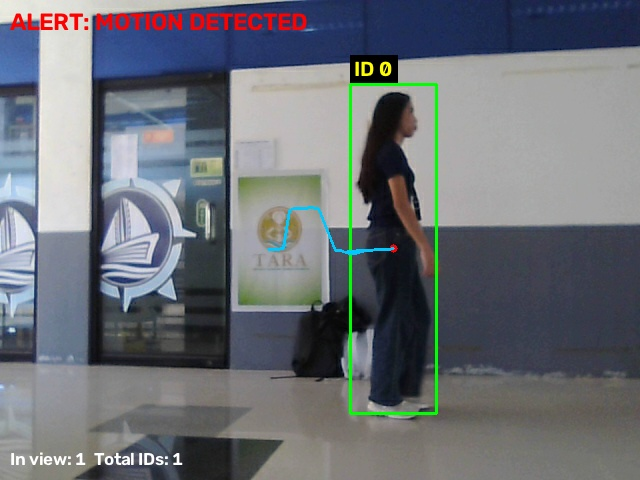
#> input picture captures/alert_20261019_102133.jpg, 640 x 480 px, given in place of the camera
$ python main.py
#> lines starting #> are read from the running program, lines starting #| are printed output that depends on the picture; after the words box and inside, x2 and y2 are one past the last pixel; in counts of white or black regions, pixels touching at a corner belong together
"""
Motion-Triggered Security Monitor with Multi-Object Tracking
CSC 126 Computer Vision - Midterm Project

Techniques used:
  a. Image Operations   - resize, Gaussian blur, morphological opening/dilation
  b. Image Segmentation - MOG2 background subtraction + binary thresholding
  e. Motion & Tracking  - contours, bounding boxes, centroid tracker (IDs + trails)

Controls: press 'q' to quit, 's' to save a screenshot.
"""
import os
import time
import datetime
from collections import OrderedDict

import cv2
import numpy as np

# ---------------- Configuration (tune these during testing) ----------------
SOURCE = 0           # 0 = webcam, or a path like "samples/test.mp4"
FRAME_W, FRAME_H = 640, 480
WARMUP_FRAMES = 30         # frames used to learn the background
MIN_AREA = 3000           # ignore moving blobs smaller than this (noise)
MAX_MISSING = 40           # frames an object may vanish before its ID is dropped
MAX_DISTANCE = 120         # max pixels an object may move between frames
TRAIL_LENGTH = 30          # number of past positions drawn as a trail
SNAPSHOT_COOLDOWN = 3      # seconds between saved alert snapshots


class CentroidTracker:
    """Tracks objects by matching centroids between consecutive frames."""

    def __init__(self, max_missing=MAX_MISSING, max_distance=MAX_DISTANCE):
        self.next_id = 0
        self.objects = OrderedDict()   # id -> (cx, cy)
        self.missing = {}              # id -> consecutive frames not seen
        self.trails = {}               # id -> list of past centroids
        self.max_missing = max_missing
        self.max_distance = max_distance

    # [60 lines left out: functions register, deregister, update, not called in this run]


def open_source(source):
    """Open a webcam (DirectShow on Windows) or a video file."""
#> in main, frame is the input picture: shape (480, 640, 3); mean B, G, R 118.3, 112.5, 108.5
    if isinstance(source, int):
        return cv2.VideoCapture(source, cv2.CAP_DSHOW)
    return cv2.VideoCapture(source)


def preprocess(frame):
    """Topic a: resize and blur the frame to reduce noise."""
    frame = cv2.resize(frame, (FRAME_W, FRAME_H))
    blurred = cv2.GaussianBlur(frame, (9, 9), 0)
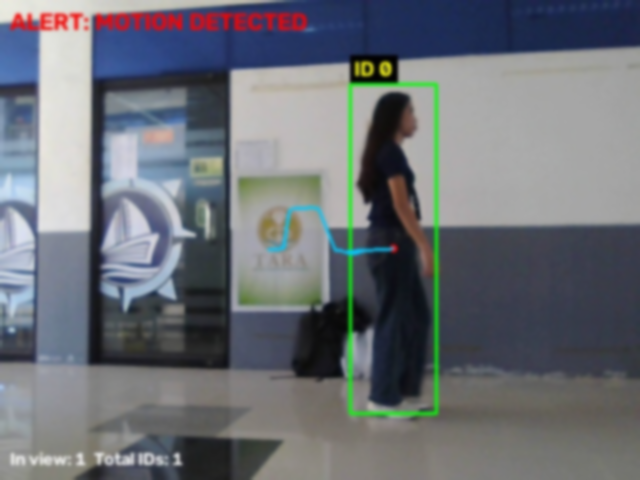
#> blurred: shape (480, 640, 3); mean B, G, R 118.3, 112.4, 108.5
    return frame, blurred


def segment_motion(bg_subtractor, blurred, kernel):
    """Topic b: background subtraction, thresholding, and morphology."""
    mask = bg_subtractor.apply(blurred)
#> mask: shape (480, 640); every value is 127
    _, mask = cv2.threshold(mask, 200, 255, cv2.THRESH_BINARY)  # removes shadows (gray)
#> mask: shape (480, 640); every value is 0
    mask = cv2.morphologyEx(mask, cv2.MORPH_OPEN, kernel)       # remove specks
    mask = cv2.dilate(mask, kernel, iterations=4)               # fill holes
    return mask


# [61 lines left out: functions find_objects, merge_boxes, draw_results, not called in this run]


def main(source=SOURCE):
    cap = open_source(source)
    if not cap.isOpened():
        print("Error: cannot open video source:", source)
        return

    bg_subtractor = cv2.createBackgroundSubtractorMOG2(history=500, varThreshold=100)
    kernel = cv2.getStructuringElement(cv2.MORPH_ELLIPSE, (5, 5))
    tracker = CentroidTracker()
    os.makedirs("captures", exist_ok=True)
    os.makedirs("screenshots", exist_ok=True)

    frame_count, last_save, prev_time = 0, 0, time.time()

    while True:
        ok, frame = cap.read()
        if not ok:
            break                              # end of video or camera error
        frame_count += 1

        frame, blurred = preprocess(frame)
        mask = segment_motion(bg_subtractor, blurred, kernel)
        boxes = []

        if frame_count <= WARMUP_FRAMES:
            cv2.putText(frame, "Calibrating background...", (10, 30),
                        cv2.FONT_HERSHEY_SIMPLEX, 0.8, (0, 255, 255), 2)
        else:
            boxes = merge_boxes(find_objects(mask))
            centroids = [(x + w // 2, y + h // 2) for (x, y, w, h) in boxes]
            tracker.update(centroids)
            draw_results(frame, boxes, tracker)

            if boxes:                          # alert + snapshot
                cv2.putText(frame, "ALERT: MOTION DETECTED", (10, 30),
                            cv2.FONT_HERSHEY_SIMPLEX, 0.8, (0, 0, 255), 2)
                if time.time() - last_save > SNAPSHOT_COOLDOWN:
                    stamp = datetime.datetime.now().strftime("%Y%m%d_%H%M%S")
                    cv2.imwrite(f"captures/alert_{stamp}.jpg", frame)
                    last_save = time.time()

        # Status bar: FPS, objects in view, total unique objects tracked
        now = time.time()
        fps = 1.0 / max(now - prev_time, 1e-6)
        prev_time = now
        active = sum(1 for m in tracker.missing.values() if m == 0)
        cv2.putText(frame, f"FPS: {fps:.0f}  In view: {active}  Total IDs: {tracker.next_id}",
                    (10, FRAME_H - 15), cv2.FONT_HERSHEY_SIMPLEX, 0.6, (255, 255, 255), 2)
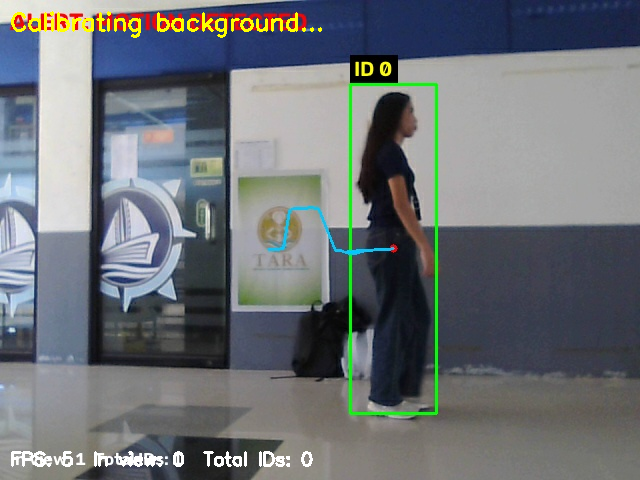
#> frame: shape (480, 640, 3); mean B, G, R 118.4, 114.4, 109.9

        # Side-by-side display: processed frame | motion mask
        mask_bgr = cv2.cvtColor(mask, cv2.COLOR_GRAY2BGR)
#> mask_bgr: shape (480, 640, 3); every value is 0
        cv2.putText(mask_bgr, "Motion Mask", (10, 30),
                    cv2.FONT_HERSHEY_SIMPLEX, 0.8, (255, 255, 255), 2)
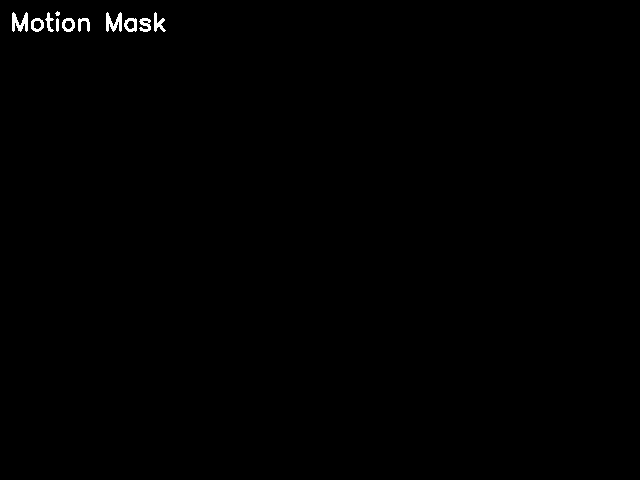
#> mask_bgr: shape (480, 640, 3); 0.37% white; 11 white regions (1 under 20 px), largest, box (x1, y1, x2, y2) and area: (12, 12, 28, 32) 194, (106, 12, 122, 32) 191, (154, 12, 166, 32) 115
        combined = np.hstack((frame, mask_bgr))
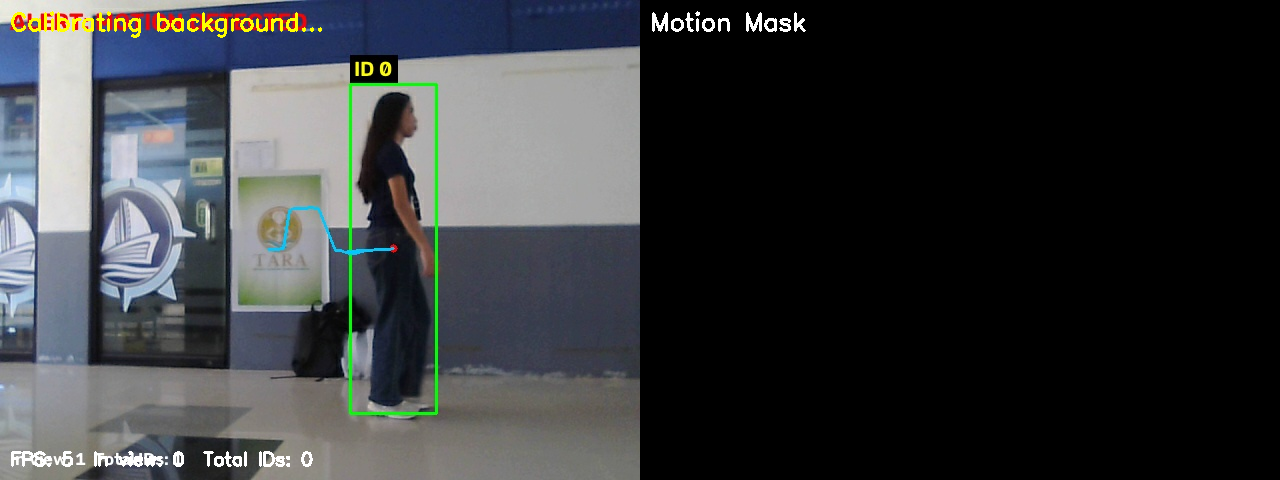
#> combined: shape (480, 1280, 3); mean B, G, R 59.7, 57.7, 55.4
        cv2.imshow("Motion & Object Tracking", combined)

        key = cv2.waitKey(1) & 0xFF
#> (key q is pressed here)
        if key == ord("q"):
            break
        if key == ord("s"):
            stamp = datetime.datetime.now().strftime("%Y%m%d_%H%M%S")
            cv2.imwrite(f"screenshots/shot_{stamp}.png", combined)
            print("Saved screenshot", stamp)

    cap.release()
    cv2.destroyAllWindows()


if __name__ == "__main__":
    main()

$ run again, on captures/alert_20261019_102531.jpg
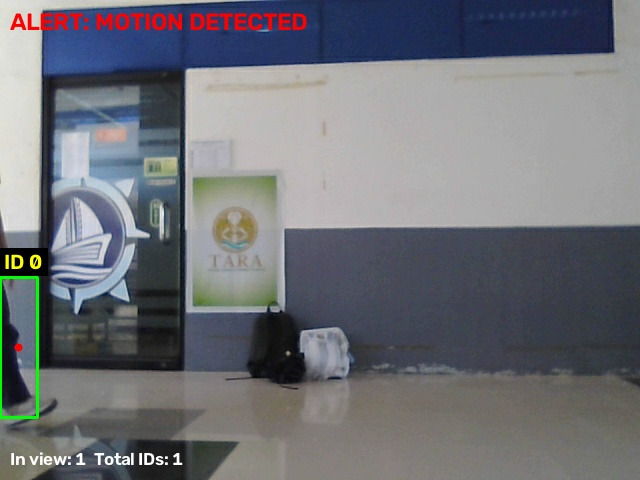
#> input picture captures/alert_20261019_102531.jpg, 640 x 480 px, given in place of the camera
#> in main, frame is the input picture: shape (480, 640, 3); mean B, G, R 119.2, 113.5, 111.7
#> in preprocess, `blurred = cv2.GaussianBlur(frame, (9, 9), 0)`:
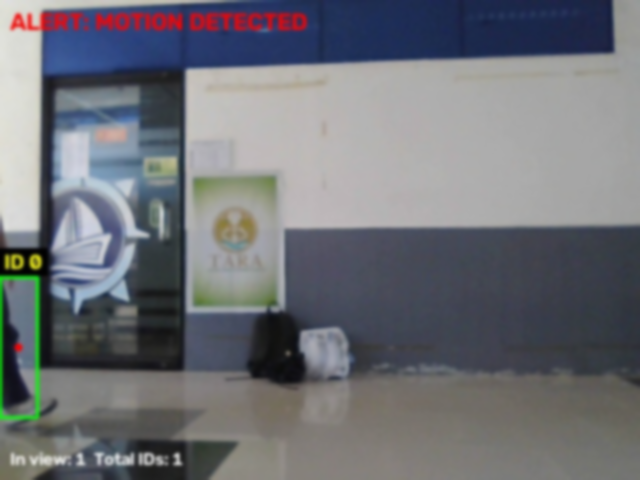
#> blurred: shape (480, 640, 3); mean B, G, R 119.2, 113.5, 111.7
#> in main, `combined = np.hstack((frame, mask_bgr))`:
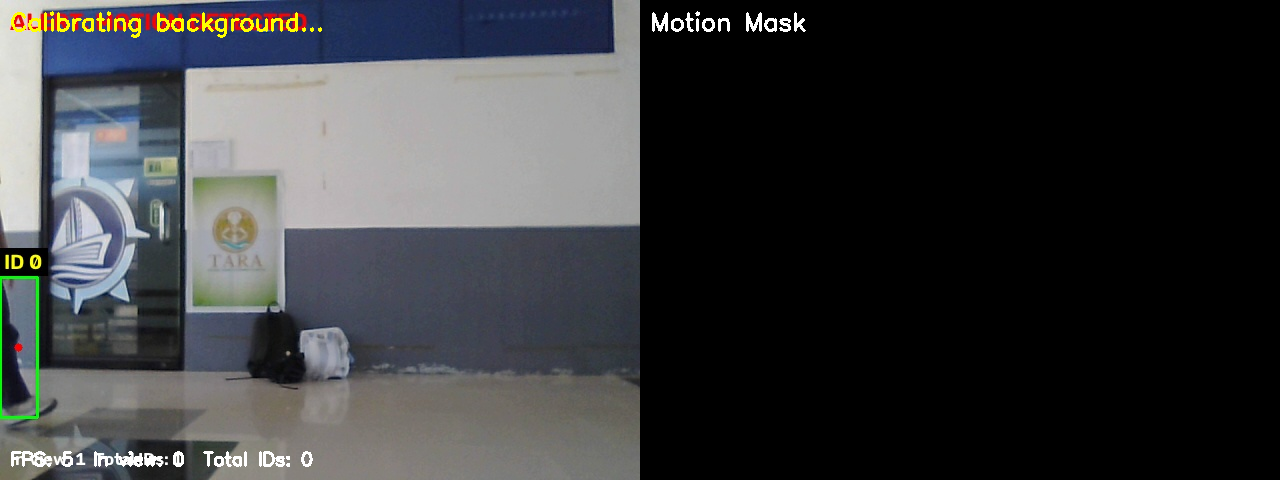
#> combined: shape (480, 1280, 3); mean B, G, R 60.1, 58.3, 57.1

$ run again, on captures/alert_20261019_102534.jpg
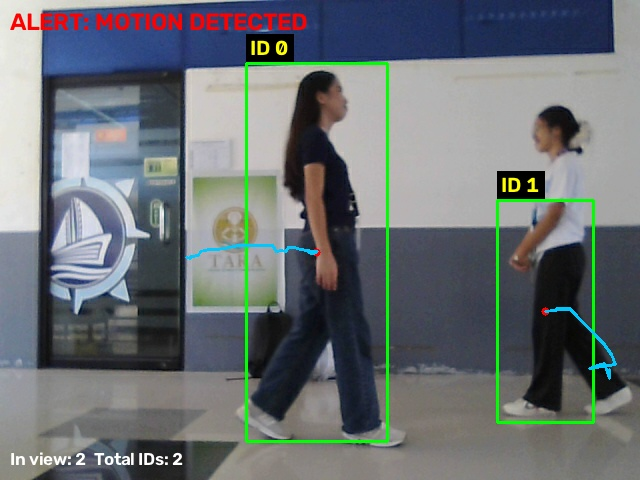
#> input picture captures/alert_20261019_102534.jpg, 640 x 480 px, given in place of the camera
#> in main, frame is the input picture: shape (480, 640, 3); mean B, G, R 115.5, 112.9, 107.3
#> in segment_motion, `mask = bg_subtractor.apply(blurred)`:
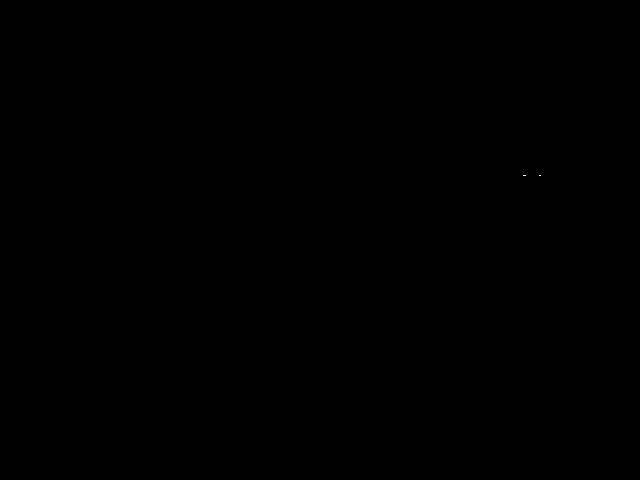
#> mask: shape (480, 640); values 127 (black) and 255 (white), 0% white in thin lines or dots, all inside (x1, y1, x2, y2) = (523, 175, 541, 176)
#> in main, `combined = np.hstack((frame, mask_bgr))`:
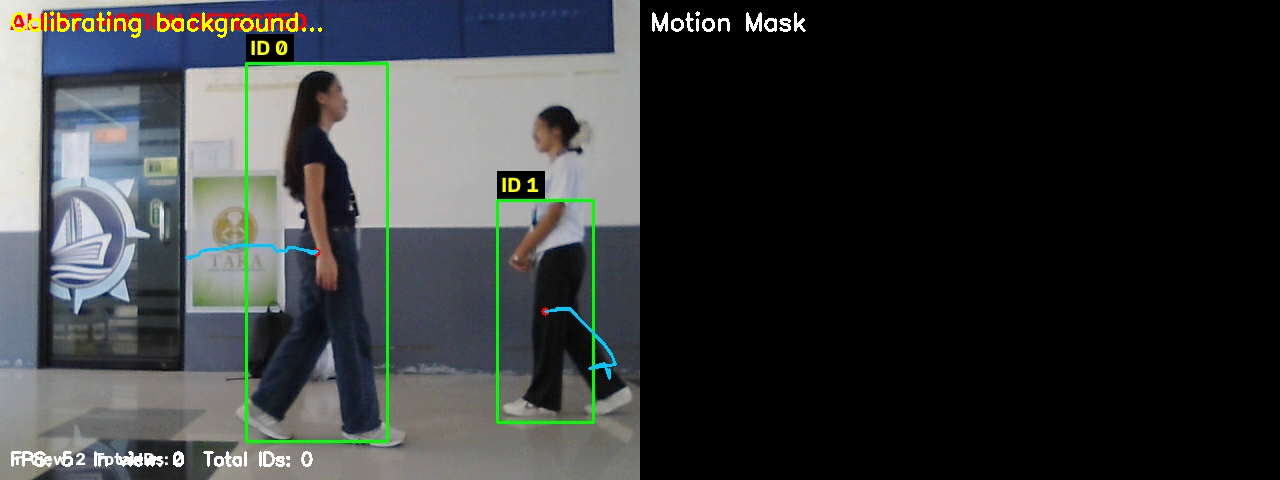
#> combined: shape (480, 1280, 3); mean B, G, R 58.3, 57.9, 54.9

$ run again, on captures/alert_20261019_102537.jpg
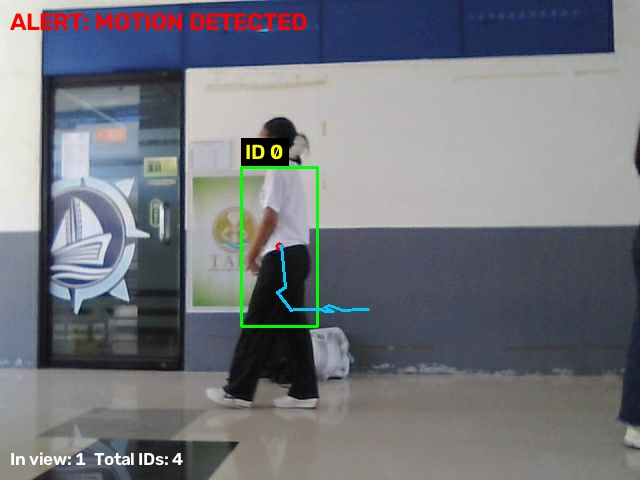
#> input picture captures/alert_20261019_102537.jpg, 640 x 480 px, given in place of the camera
#> in main, frame is the input picture: shape (480, 640, 3); mean B, G, R 124.8, 118.4, 115.7
#> in preprocess, `blurred = cv2.GaussianBlur(frame, (9, 9), 0)`:
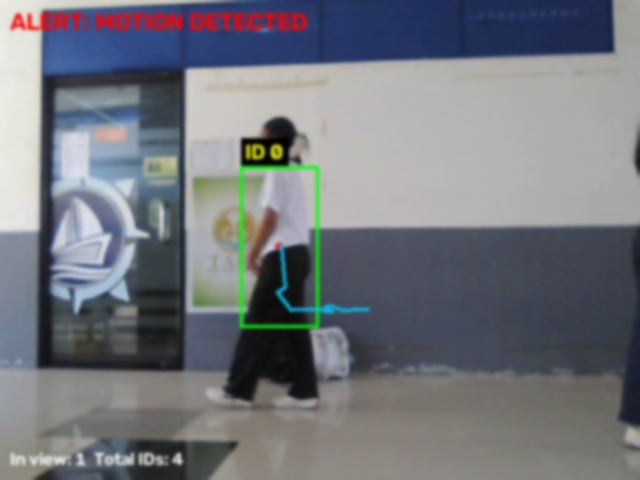
#> blurred: shape (480, 640, 3); mean B, G, R 124.8, 118.4, 115.7
#> in main, `combined = np.hstack((frame, mask_bgr))`:
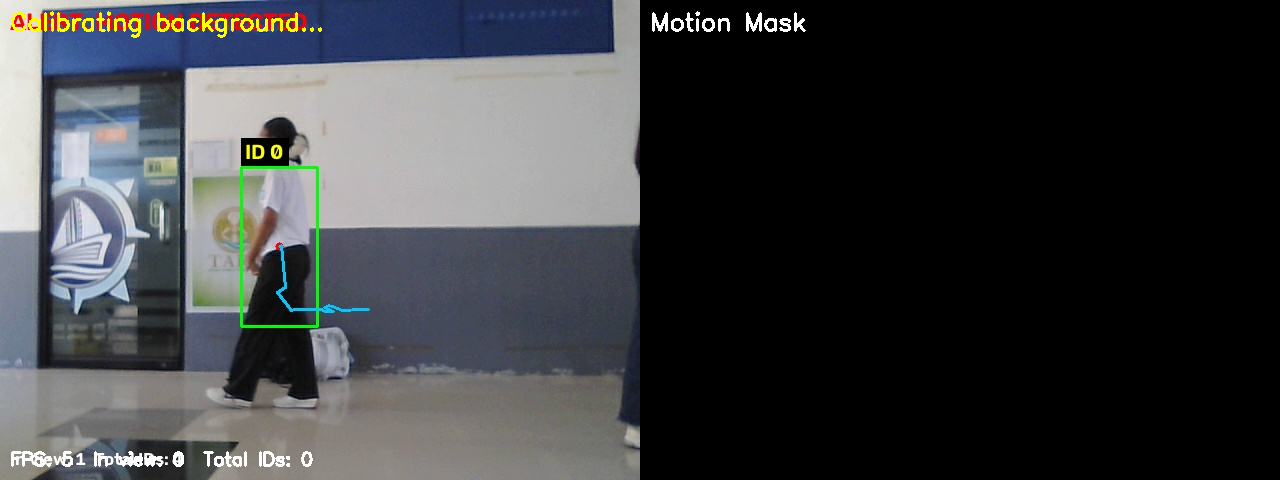
#> combined: shape (480, 1280, 3); mean B, G, R 62.9, 60.7, 59
